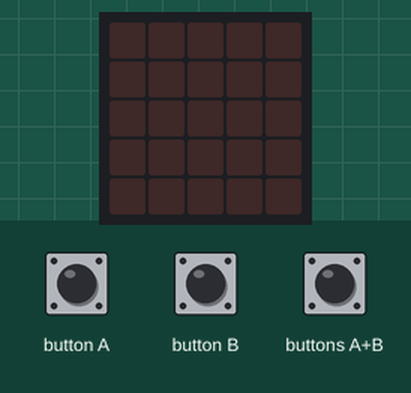
Recording of a program running on a simulated BBC micro:bit (MakeCode). Parts: the board's 5×5 LED display. The inputs (shaded band) are chosen by the test bench.

Above: at 1.2 s.
1.3 s: button A pressed for 0.15 s
At 2.2 s:
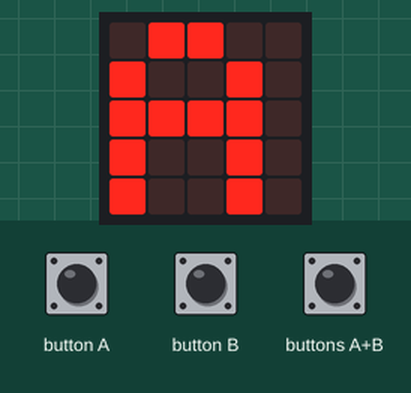
2.9 s: button B pressed for 0.15 s
At 3.4 s:
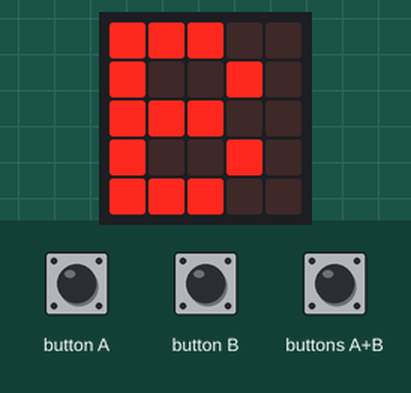
4.5 s: buttons A+B pressed for 0.15 s
At 5.8 s:
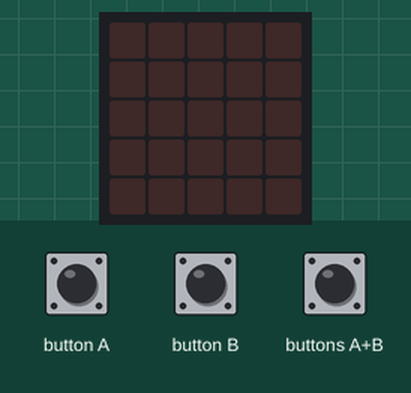
Timing chart, 0 to 7.5 s (numbered marks = the images above; inputs shaded):
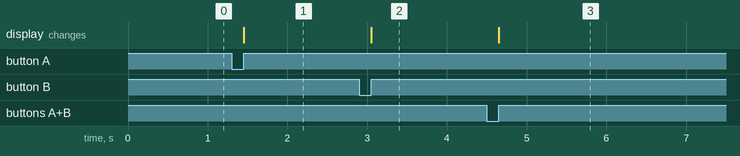

Measured:
- after the input at 1.3 s, the display: changes after 0.15 s (image 1)
- after the input at 2.9 s, the display: changes after 0.15 s (image 2)
- after the input at 4.5 s, the display: changes after 0.15 s (image 3)

The program:

main.ts
```typescript
let A_száma = 0
let osszeg = 0
let B_száma = 0
input.onButtonPressed(Button.A, function () {
    basic.showString("A")
    A_száma += 1
    osszeg += 2
})
input.onButtonPressed(Button.AB, function () {
    basic.clearScreen()
    B_száma = 0
    A_száma = 0
    osszeg = 0
})
input.onButtonPressed(Button.B, function () {
    basic.showString("B")
    B_száma += 1
    osszeg += -1
})
basic.forever(function () {
    if (A_száma + B_száma == 10) {
        basic.clearScreen()
        basic.showString("" + (osszeg))
    }
})
```

test.ts
```typescript
// ide kerülnek a tesztek; a rendszer ezt nem kompilálja, ha a csomagot bővítményként használják.
```
